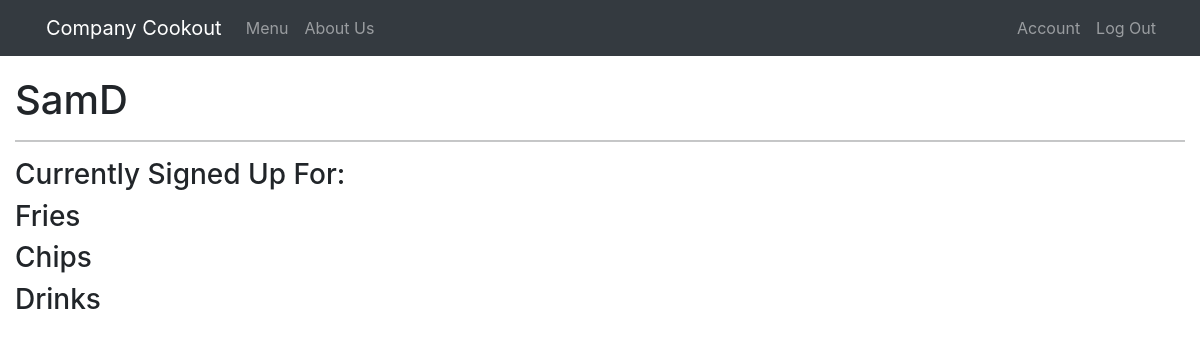
/account (signed in), run on an earlier commit of the app's database.
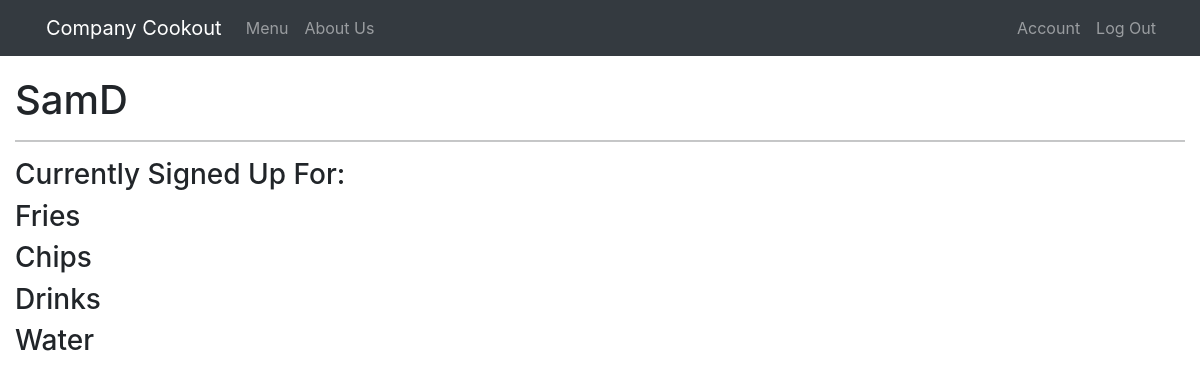
And on a later commit of the database.
### app/models.py (models this page shows, shortened)
class Item(db.Model, UserMixin):
    id = db.Column(db.Integer, primary_key=True, autoincrement=True)
    label = db.Column(db.String(30), nullable=False)
    date_added = db.Column(db.DateTime, nullable=False,
                           default=datetime.utcnow)
    employee_id = db.Column(db.Integer, db.ForeignKey(
        'employee.id'), nullable=False)
    employee = db.relationship("Employee", back_populates="items")

### app/routes.py (the view)
@app.route('/account')
@login_required
def account():
    return render_template("account.html", title='account')

### app/models.py (called while the page is built)
@login_manager.user_loader
def load_user(user_id):
    return Employee.query.get(int(user_id))

### app/templates/account.html (shortened to what this page needs)
{% extends 'base.html' %}
{% block content %}
<div class="container-fluid">
    <h1>{{ current_user.username }}</h1>
    <hr>
    <h3>Currently Signed Up For:</h3>
    {% for item in current_user.items %}
        <h3>{{ item.label }}</h3>
    {% endfor %}
</div>
{% endblock %}

What changed in the data, as far as the page shows it:
added Item: label "Water"
